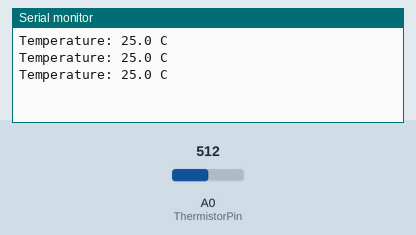
Recording of a sketch running on a simulated Arduino Uno, built with avr-gcc and run on an emulated ATmega328P. On the bench: the last lines printed to the serial monitor. Inputs (shaded band) come from the test bench; at power-on: A0 (ThermistorPin) = 512.

Above: at 1.3 s.
1.4 s: A0 (ThermistorPin) set to 716
At 1.9 s:
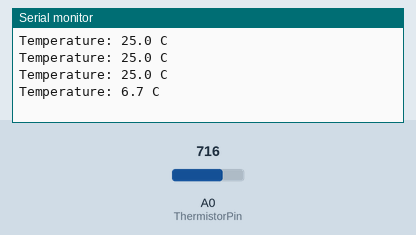
2.9 s: A0 (ThermistorPin) set to 900
At 3.4 s:
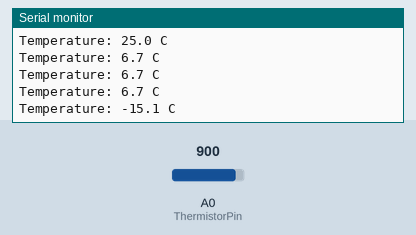
Timing chart, 0 to 5.9 s (numbered marks = the images above; inputs shaded):
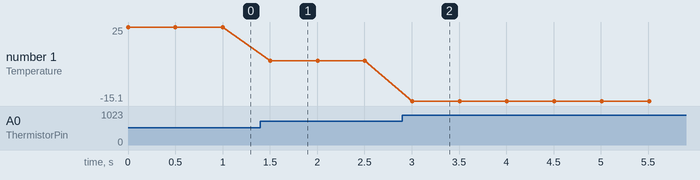

The sketch:

temp.ino
```cpp
int ThermistorPin = A0;
int Vo;
float R1 = 10000.0; // value of R1 (10k resistor on module)
float logR2, R2, T;
float c1 = 0.001129148, c2 = 0.000234125, c3 = 0.0000000876741; // Steinhart-Hart coefficients

void setup() {
  Serial.begin(9600);
}

void loop() {
  Vo = analogRead(ThermistorPin);
  if (Vo <= 0) Vo = 1;
  if (Vo >= 1023) Vo = 1022;

  R2 = R1 / ((1023.0 / (float)Vo) - 1.0);
  logR2 = log(R2);
  T = (1.0 / (c1 + c2 * logR2 + c3 * logR2 * logR2 * logR2)); // temperature in Kelvin
  T = T - 273.15; // convert Kelvin to Celsius

  Serial.print("Temperature: ");
  Serial.print(T, 1);
  Serial.println(" C");
  delay(500);
}
```

Measured:
- after the input at 1.4 s, the serial monitor: prints a new line after 0.10 s (image 1)
- after the input at 2.9 s, the serial monitor: prints a new line after 0.11 s (image 2)
- plotted number 1: 25 → 6.7 after the input at 1.4 s, 6.7 → -15.1 after the input at 2.9 s
